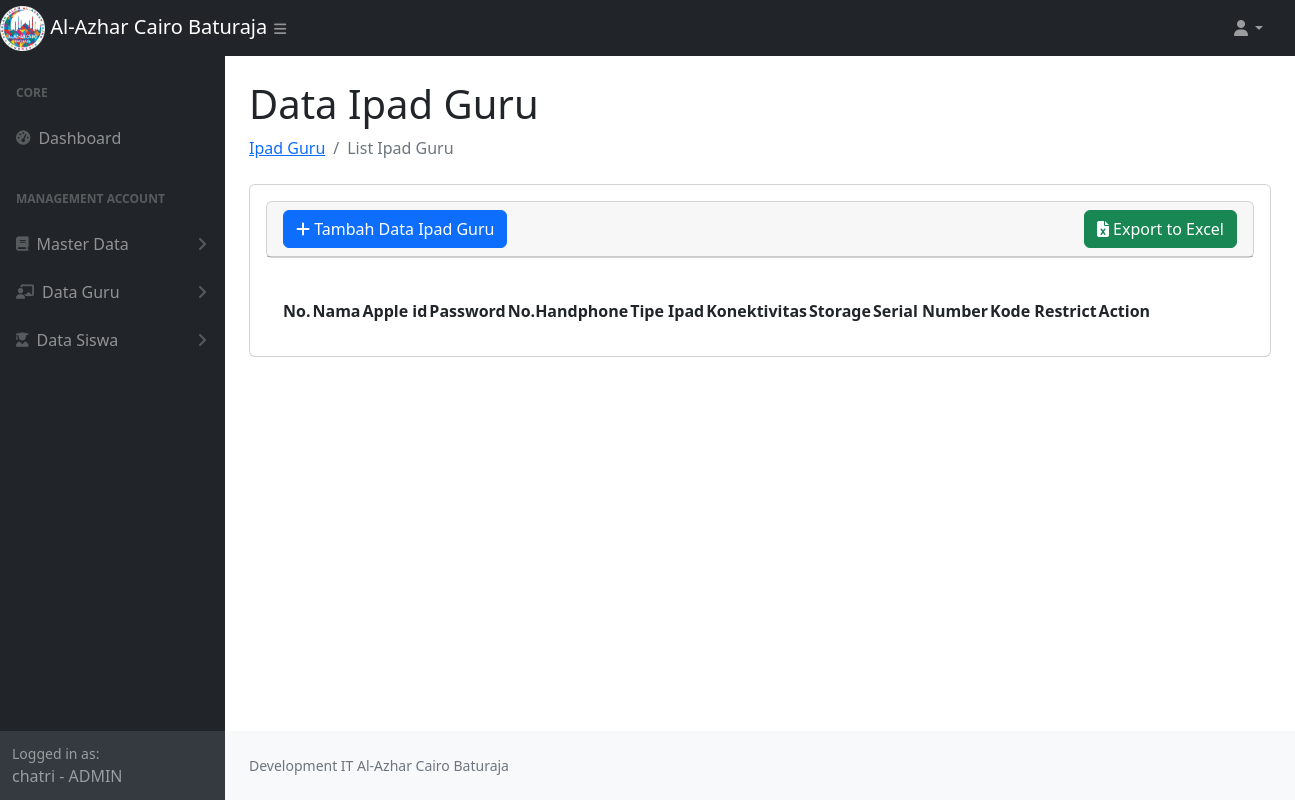
The page /data_ipad_guru.php (signed in) on the database as committed earlier.
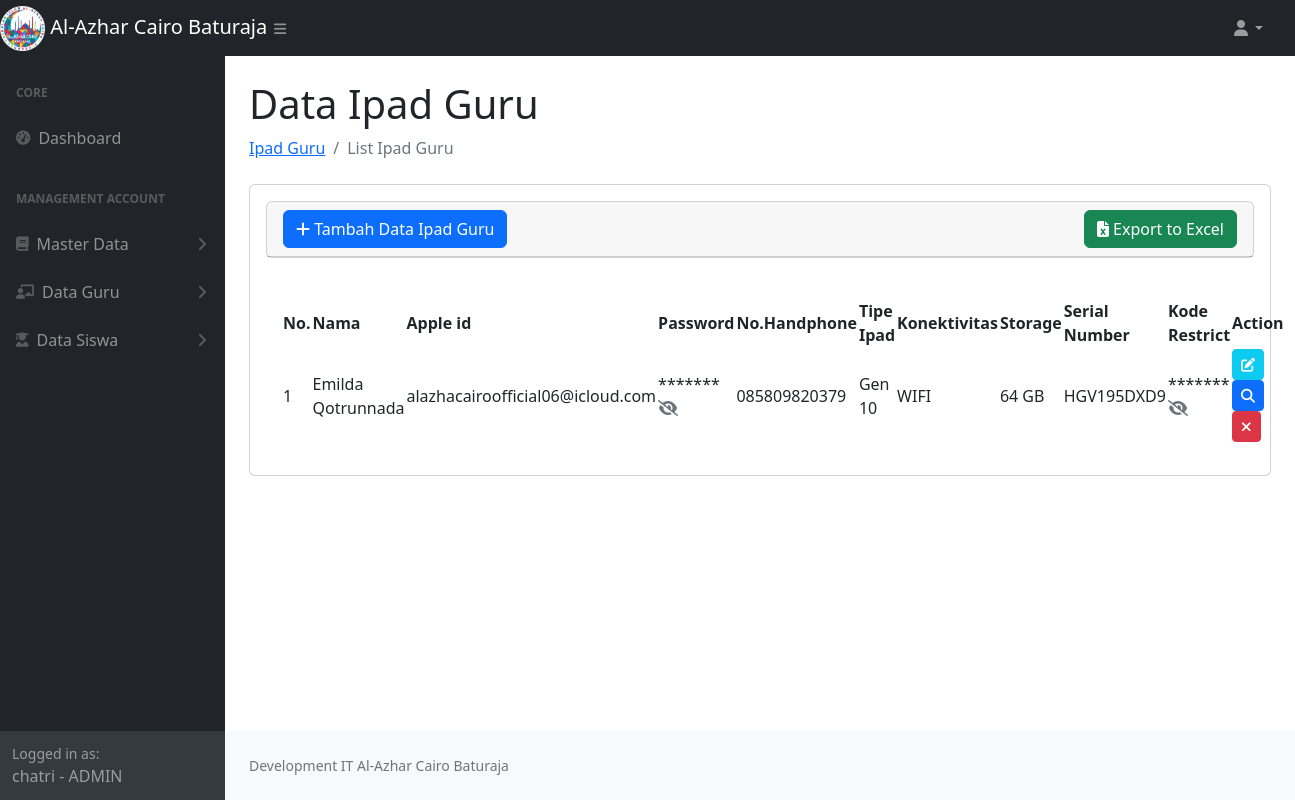
The same page on the database as committed later.
### tables this page shows
CREATE TABLE `dataipad` (
  `id_apple` int NOT NULL AUTO_INCREMENT,
  `nama` varchar(200) NOT NULL,
  `apple_id` varchar(200) NOT NULL,
  `password` varchar(100) NOT NULL,
  `no_handphone` varchar(50) NOT NULL,
  `tipe_ipad` varchar(100) NOT NULL,
  `konektivitas` varchar(50) NOT NULL,
  `storage` varchar(20) NOT NULL,
  `serial_number` varchar(50) NOT NULL,
  `kode_restrict` varchar(20) NOT NULL,
  `type` enum('Guru','Siswa') DEFAULT NULL,
  `image` text,
  PRIMARY KEY (`id_apple`)
);

### data_ipad_guru.php (the view, shortened to what the changed rows need)
<?php
require_once 'function.php';
$type = 'Guru';
$sql = "SELECT * FROM dataipad WHERE type = ?";
$stmt = $conn->prepare($sql);
$stmt->bind_param("s", $type);
$stmt->execute();
$result = $stmt->get_result();
$dataIpadGuru = [];
while ($row = $result->fetch_assoc()) {
    $dataIpadGuru[] = $row;
}
?>
<!DOCTYPE html>
<html lang="en">
    <head>
        <link href="https://cdn.jsdelivr.net/npm/simple-datatables@7.1.2/dist/style.min.css" rel="stylesheet" />
        <link href="css/styles.css" rel="stylesheet" />
        <link rel="stylesheet" href="https://cdnjs.cloudflare.com/ajax/libs/toastr.js/latest/toastr.css">
        <link rel="stylesheet" href="https://cdnjs.cloudflare.com/ajax/libs/font-awesome/6.7.2/css/all.min.css">
    </head>
    <body class="sb-nav-fixed">
        <div id="layoutSidenav">
            <div id="layoutSidenav_content">
                <main>
                    <div class="container-fluid px-4">
                        <h1 class="mt-4">Data Ipad Guru</h1>
                        <div class="card mb-4">
                            <div class="card-body">
                            <div class="card-body">
                                <table id="datatablesSimple">
                                    <thead>
                                        <tr>
                                            <th>No.</th>
                                            <th>Nama</th>
                                            <th>Apple id</th>
                                            <th>Password</th>
                                            <th>No.Handphone</th>
                                            <th>Tipe Ipad</th>
                                            <th>Konektivitas</th>
                                            <th>Storage</th>
                                            <th>Serial Number</th>
                                            <th>Kode Restrict</th>
                                            <th>Action</th>
                                        </tr>
                                    </thead>
                                    <tbody>
                                        <?php
                                            foreach ($dataIpadGuru as $key => $data) {
                                        ?>
                                        <tr>
                                            <td><?= $key + 1; ?></td>
                                            <td><?= $data['nama']; ?></td>
                                            <td><?= $data['apple_id']; ?></td>
                                            <td>
                                                <span>*******</span>
                                                <a href="javascript:void(0)" class="show-password text-muted" title="Lihat Password" data-password="<?= $data['password']; ?>">
                                                    <i class="fas fa-eye-slash"></i>
                                                </a>
                                            </td>
                                            <td><?= $data['no_handphone']; ?></td>
                                            <td><?= $data['tipe_ipad']; ?></td>
                                            <td><?= $data['konektivitas']; ?></td>
                                            <td><?= $data['storage']; ?></td>
                                            <td><?= $data['serial_number']; ?></td>
                                             <td>
                                                <span>*******</span>
                                                <a href="javascript:void(0)" class="show-restrict text-muted" title="Lihat Kode Restrict" data-restrict="<?= $data['kode_restrict']; ?>">
                                                    <i class="fas fa-eye-slash"></i>
                                                </a>
                                            </td>
                                            <td>
                                                <a href="javascript:void(0)" data-url="<?= 'show_ipad_guru.php' ?>" data-id="<?= $data['id_apple'] ?>" class="edit btn btn-info btn-sm text-light "> <i class="fas fa-edit"></i></a>
                                                <a href="javascript:void(0)" data-url="<?= 'show_ipad_guru.php' ?>" data-id="<?= $data['id_apple'] ?>" class="detail btn btn-primary btn-sm"> <i class="fas fa-search"></i></a>
                                                <a href="javascript:void(0)" data-url="<?= 'delete_ipad_guru.php' ?>" data-id="<?= $data['id_apple'] ?>" class="delete btn btn-danger btn-sm"> <i class="fas fa-times"></i></a>
                                            </td>
                                        </tr>
                                        <?php
                                            }
                                        ?>
                                    </tbody>
                                </table>
                            </div>
                        </div>
                    </div>
                </main>
            </div>
        </div>
    </body>
</html>

Rows that differ between the two databases and show on the page:
added dataipad: nama "Emilda Qotrunnada", apple "alazhacairoofficial06@icloud.com", no_handphone "085809820379", tipe_ipad "Gen 10", konektivitas "WIFI", storage "64 GB", serial_number "HGV195DXD9"
